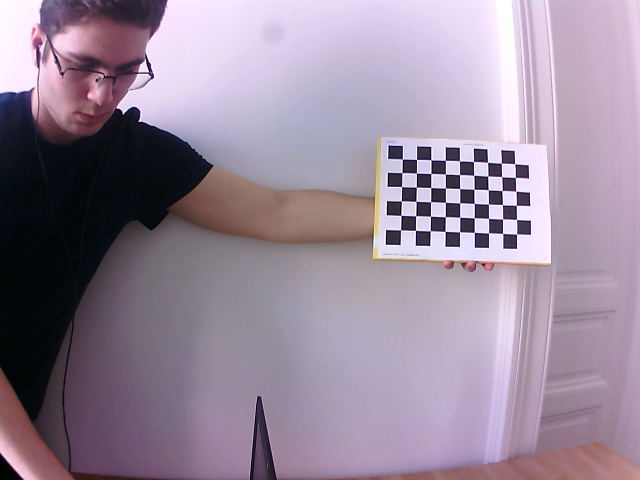
#> input picture img/1.png, 640 x 480 px; its folder holds only this picture in this run
$ python kameraKalibrasyon.py
#> lines starting #> are read from the running program, lines starting #| are printed output that depends on the picture; after the words box and inside, x2 and y2 are one past the last pixel; in counts of white or black regions, pixels touching at a corner belong together
import numpy as np
import cv2 as cv
import glob
# termination criteria
criteria = (cv.TERM_CRITERIA_EPS + cv.TERM_CRITERIA_MAX_ITER, 30, 0.001)
# prepare object points, like (0,0,0), (1,0,0), (2,0,0) ....,(6,5,0)
objp = np.zeros((6*9,3), np.float32)
objp[:,:2] = np.mgrid[0:9,0:6].T.reshape(-1,2)
# Arrays to store object points and image points from all the images.
objpoints = [] # 3d point in real world space
imgpoints = [] # 2d points in image plane.
images = glob.glob('img/*.png')
for fname in images:
    img = cv.imread(fname)
#> img is the input picture: shape (480, 640, 3); mean B, G, R 154.6, 136.5, 151.6
    gray = cv.cvtColor(img, cv.COLOR_BGR2GRAY)
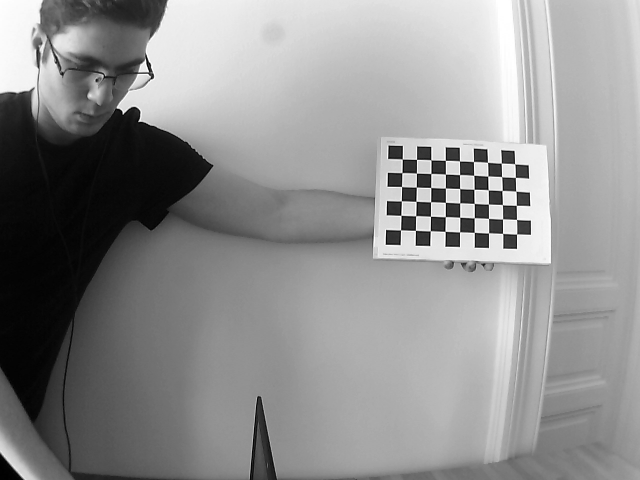
#> gray: shape (480, 640); min 1, max 255, mean 143.1
    # Find the chess board corners
    ret, corners = cv.findChessboardCorners(gray, (9,6), None)
#> ret = True; corners = 54 rows, first 8: [402.2, 159], [416.5, 159.4], [430.9, 159.8], [445.4, 160.4], [459.5, 161], [473.5, 161.6], [487.5, 162.3], [501.3, 163.1]
    # If found, add object points, image points (after refining them)
    if ret == True:
        objpoints.append(objp)
        corners2 = cv.cornerSubPix(gray,corners, (11,11), (-1,-1), criteria)
#> corners2 = 54 rows, first 8: [402.3, 158.9], [416.5, 159.3], [430.9, 159.7], [445.4, 160.3], [459.5, 160.8], [473.5, 161.4], [487.6, 162.3], [501.4, 163.1]
        imgpoints.append(corners2)
        # Draw and display the corners
        cv.drawChessboardCorners(img, (9,6), corners2, ret)
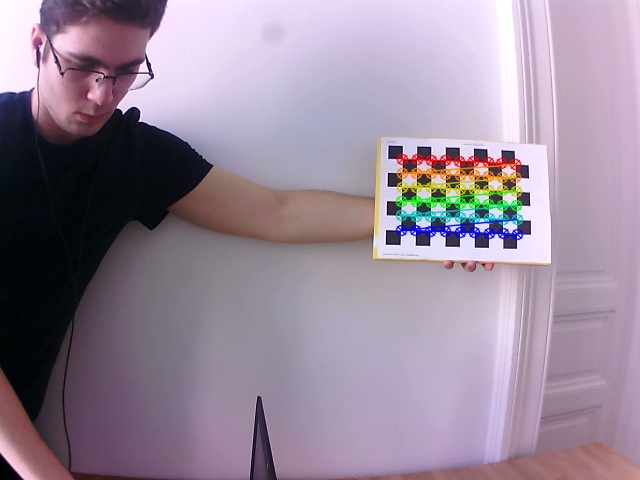
#> img: shape (480, 640, 3); 2.42% of pixels changed, all inside (x1, y1, x2, y2) = (395, 153, 524, 241)
        cv.imshow('img', img)
        cv.waitKey(0)
        ret, mtx, dist, rvecs, tvecs = cv.calibrateCamera(objpoints, imgpoints, gray.shape[::-1], None, None)
#> ret = 0.103; mtx = [[489, 0, 320.2], [0, 497, 252.1], [0, 0, 1]]; dist = [[-0.442, -0.0377, -0.00563, 0.036, 0.603]]; rvecs = ([-0.129, 0.118, 0.043],); tvecs = ([5.69, -6.44, 33.91],)

cv.destroyAllWindows()

$ run again, on img/5.png
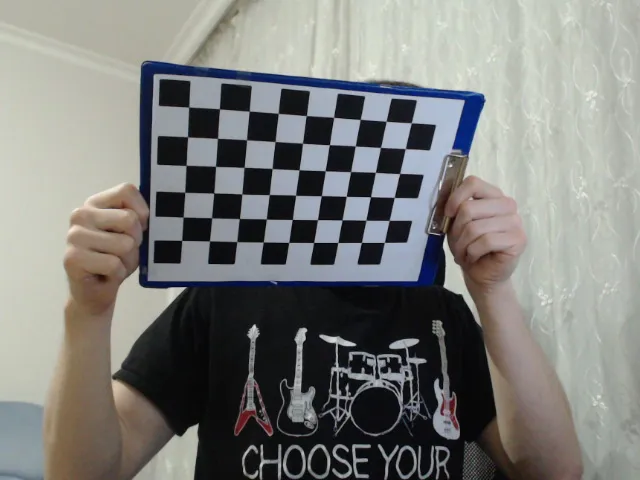
#> input picture img/5.png, 640 x 480 px
#> img is the input picture: shape (480, 640, 3); mean B, G, R 123.4, 126.7, 126.2
#> `gray = cv.cvtColor(img, cv.COLOR_BGR2GRAY)`:
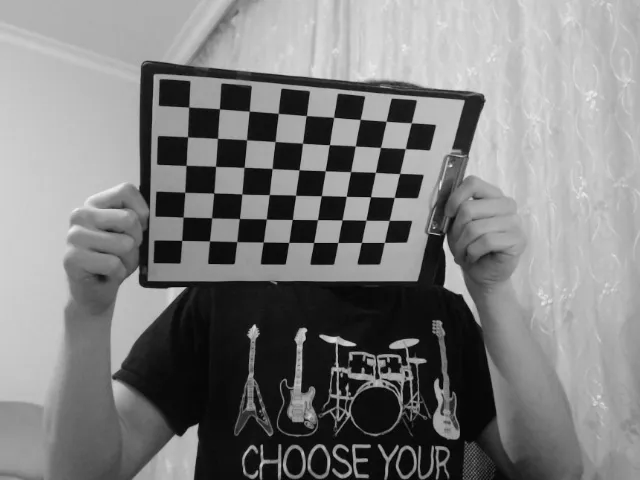
#> gray: shape (480, 640); min 0, max 240, mean 126.2
#> `ret, corners = cv.findChessboardCorners(gray, (9,6), None)`: ret = True; corners = 54 rows, first 8: [188.7, 107.1], [219.5, 108.8], [249.3, 111.2], [278.3, 113.4], [306.4, 115.6], [333.6, 117.4], [360.2, 119.4], [386, 121.3]
#> corners2 = 54 rows, first 8: [188.7, 107.1], [219.4, 108.8], [249.2, 111.1], [278.3, 113.4], [306.3, 115.6], [333.6, 117.3], [360.3, 119.4], [386.2, 121.3]
#> `cv.drawChessboardCorners(img, (9,6), corners2, ret)`:
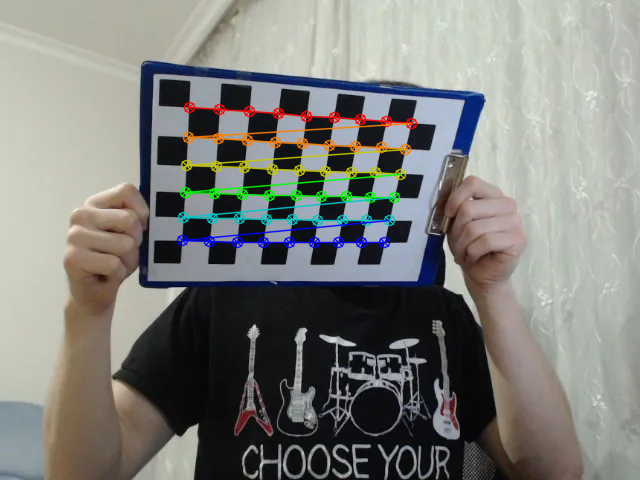
#> img: shape (480, 640, 3); 3.58% of pixels changed, all inside (x1, y1, x2, y2) = (176, 101, 418, 249)
#> `ret, mtx, dist, rvecs, tvecs = cv.calibrateCamera(objpoints, imgpoints..`: ret = 0.389; mtx = [[645.2, 0, 308.8], [0, 652.6, 232.7], [0, 0, 1]]; dist = [[0.329, -9.28, -0.0284, -0.0234, 67.17]]; rvecs = ([0.505, -0.274, 0.0791],); tvecs = ([-3.91, -4.02, 21.55],)

$ run again, on img/2.png
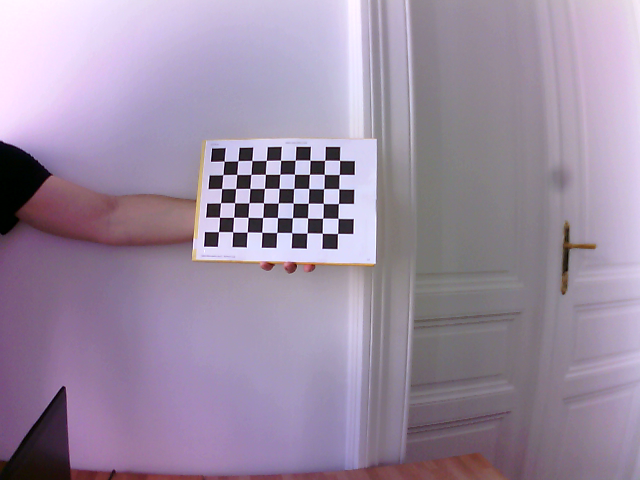
#> input picture img/2.png, 640 x 480 px
#> img is the input picture: shape (480, 640, 3); mean B, G, R 162.6, 140.6, 155.8
#> `gray = cv.cvtColor(img, cv.COLOR_BGR2GRAY)`:
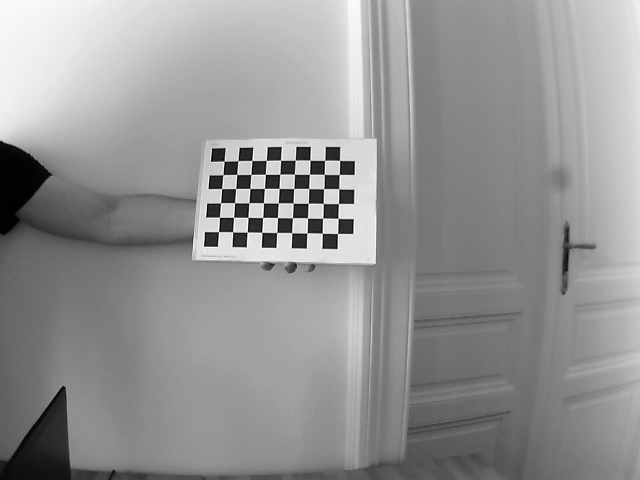
#> gray: shape (480, 640); min 0, max 254, mean 147.7
#> `ret, corners = cv.findChessboardCorners(gray, (9,6), None)`: ret = True; corners = 54 rows, first 8: [224.1, 161.1], [237.8, 160.7], [251.9, 160.5], [266.3, 160.4], [280.6, 160.3], [295.2, 160.2], [310, 160.2], [324.6, 160.3]
#> corners2 = 54 rows, first 8: [224.1, 161.1], [237.8, 160.7], [251.8, 160.5], [266.2, 160.4], [280.5, 160.2], [295.2, 160.1], [309.9, 160.2], [324.6, 160.3]
#> `cv.drawChessboardCorners(img, (9,6), corners2, ret)`:
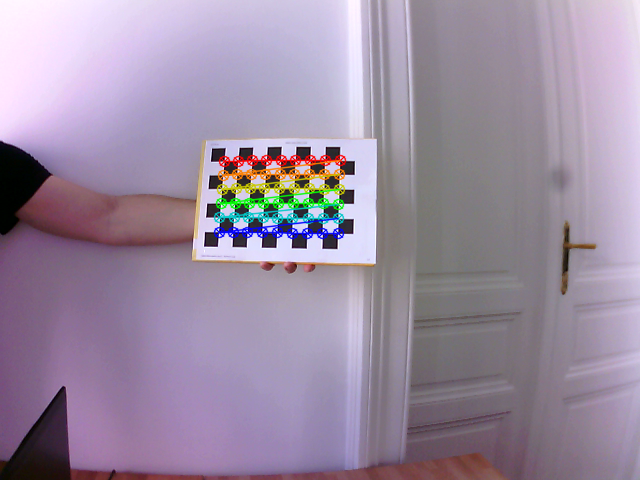
#> img: shape (480, 640, 3); 2.45% of pixels changed, all inside (x1, y1, x2, y2) = (213, 154, 347, 240)
#> `ret, mtx, dist, rvecs, tvecs = cv.calibrateCamera(objpoints, imgpoints..`: ret = 0.0764; mtx = [[361.5, 0, 364.8], [0, 359.6, 241.8], [0, 0, 1]]; dist = [[-0.327, 0.643, -0.00326, -0.0353, -1.67]]; rvecs = ([-0.104, 0.0565, 0.0196],); tvecs = ([-9.64, -5.65, 24.6],)

$ run again, on img/3.png
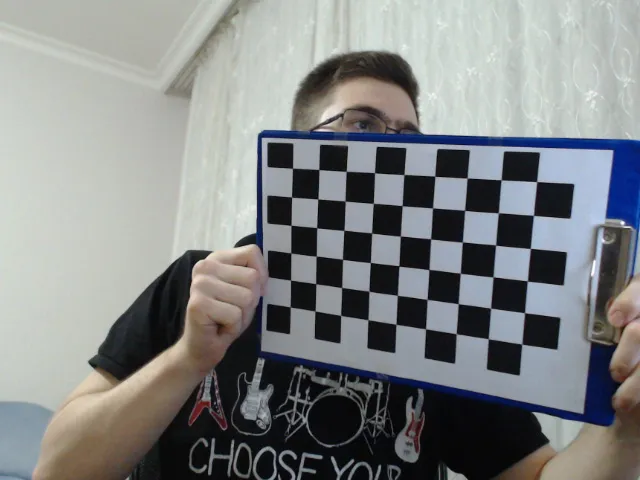
#> input picture img/3.png, 640 x 480 px
#> img is the input picture: shape (480, 640, 3); mean B, G, R 133.1, 133.1, 130.4
#> `gray = cv.cvtColor(img, cv.COLOR_BGR2GRAY)`:
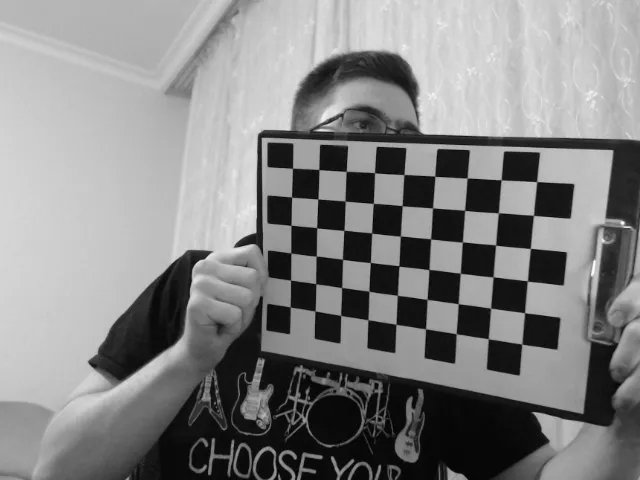
#> gray: shape (480, 640); min 0, max 254, mean 132.3
#> `ret, corners = cv.findChessboardCorners(gray, (9,6), None)`: ret = True; corners = 54 rows, first 8: [292.5, 168.3], [318.8, 169.5], [346.3, 171.3], [374.5, 172.7], [404, 174.6], [434.8, 176.3], [467.1, 178], [501.2, 179.8]
#> corners2 = 54 rows, first 8: [292.5, 168.2], [318.8, 169.5], [346.2, 171.4], [374.5, 172.7], [403.9, 174.5], [434.8, 176.3], [467.1, 178], [501.1, 179.8]
#> `cv.drawChessboardCorners(img, (9,6), corners2, ret)`:
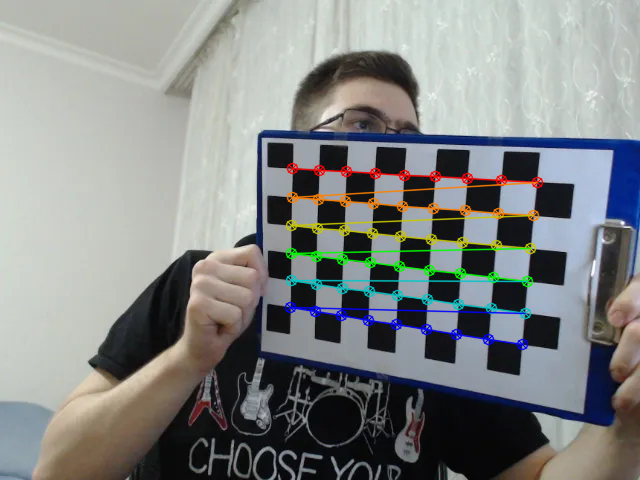
#> img: shape (480, 640, 3); 3.88% of pixels changed, all inside (x1, y1, x2, y2) = (284, 162, 544, 351)
#> `ret, mtx, dist, rvecs, tvecs = cv.calibrateCamera(objpoints, imgpoints..`: ret = 0.201; mtx = [[427.6, 0, 317.3], [0, 456.5, 191.6], [0, 0, 1]]; dist = [[-0.061, 0.376, -0.00346, 0.0157, -0.649]]; rvecs = ([0.12, 0.281, 0.0499],); tvecs = ([-0.909, -0.805, 15.67],)

$ run again, on img/4.png
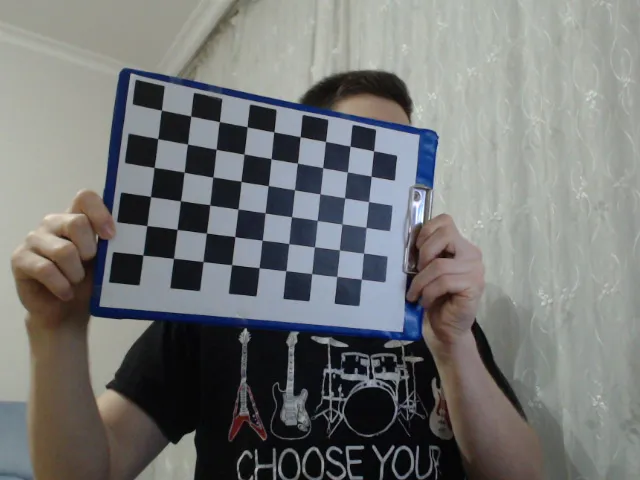
#> input picture img/4.png, 640 x 480 px
#> img is the input picture: shape (480, 640, 3); mean B, G, R 117, 118, 116.4
#> `gray = cv.cvtColor(img, cv.COLOR_BGR2GRAY)`:
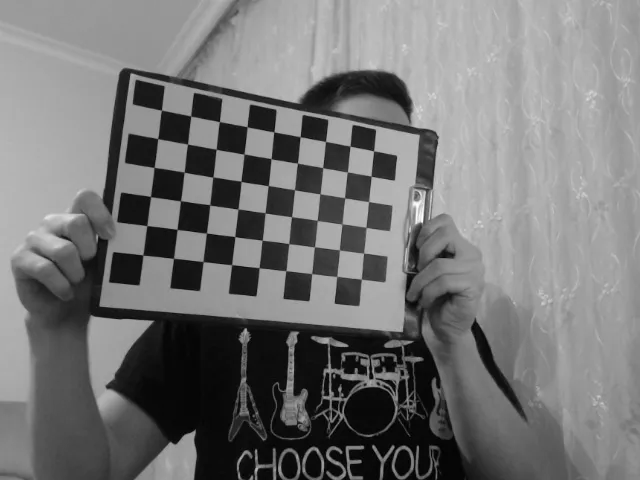
#> gray: shape (480, 640); min 0, max 254, mean 117.4
#> `ret, corners = cv.findChessboardCorners(gray, (9,6), None)`: ret = True; corners = 54 rows, first 8: [161.5, 110], [190.5, 115.9], [219.5, 121.5], [247, 126.6], [273.9, 131.7], [300.2, 136.7], [325.6, 141.5], [350, 146]
#> corners2 = 54 rows, first 8: [161.4, 110.2], [190.7, 116], [219.4, 121.6], [247, 126.7], [273.8, 131.9], [300.2, 136.7], [325.5, 141.4], [350.1, 146.3]
#> `cv.drawChessboardCorners(img, (9,6), corners2, ret)`:
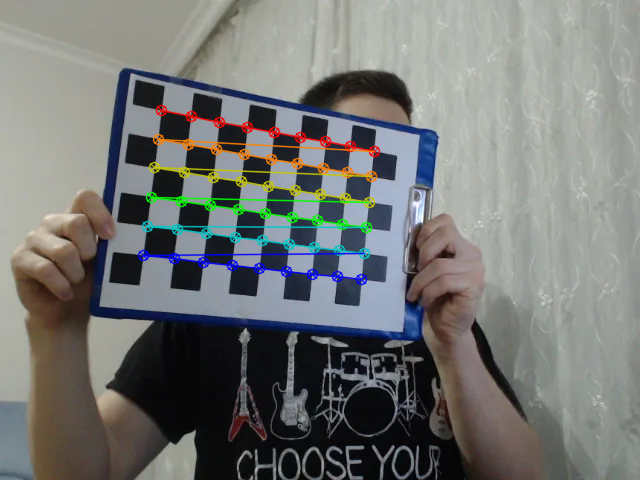
#> img: shape (480, 640, 3); 3.62% of pixels changed, all inside (x1, y1, x2, y2) = (137, 104, 381, 286)
#> `ret, mtx, dist, rvecs, tvecs = cv.calibrateCamera(objpoints, imgpoints..`: ret = 0.149; mtx = [[628.4, 0, 321.3], [0, 622.4, 242.8], [0, 0, 1]]; dist = [[0.154, -1.34, 0.00196, 0.000814, 4.91]]; rvecs = ([-0.0615, -0.353, 0.114],); tvecs = ([-5.44, -4.55, 21.48],)
